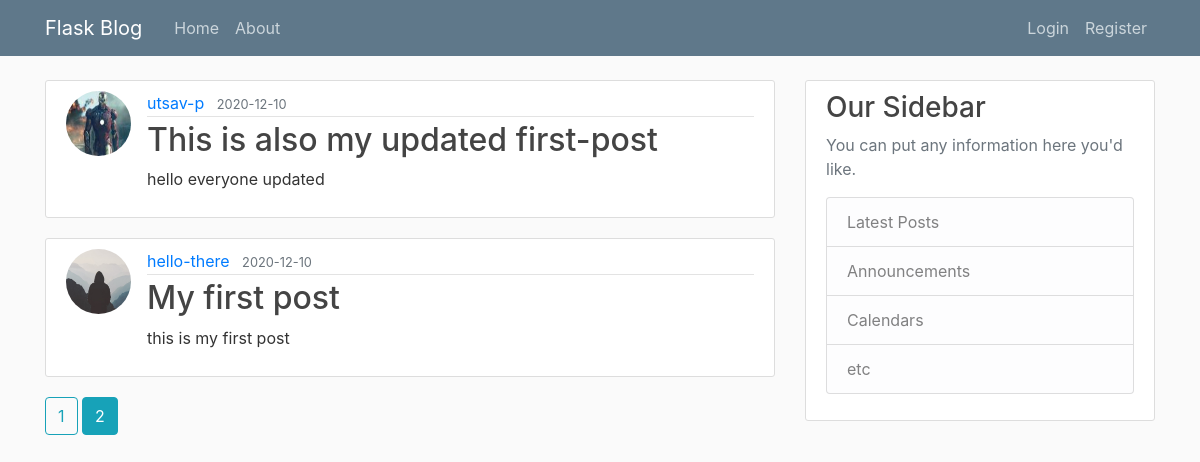
The page /home?page=2 on the database its author committed.
### flaskblog/models.py (models this page shows, shortened)
class Post(db.Model):
    id = db.Column(db.Integer, primary_key=True)
    title = db.Column(db.String(100), nullable=False)
    date_posted = db.Column(db.DateTime, nullable=False, default=datetime.utcnow)
    content = db.Column(db.Text, nullable=False)
    user_id = db.Column(db.Integer, db.ForeignKey('user.id'), nullable=False)

class User(db.Model, UserMixin):
    id = db.Column(db.Integer, primary_key=True)
    username = db.Column(db.String(20), unique=True, nullable=False)
    email = db.Column(db.String(120), unique=True, nullable=False)
    image_file = db.Column(db.String(20), nullable=False, default='default.jpg')
    password = db.Column(db.String(60), nullable=False)
    posts = db.relationship('Post', backref='author', lazy=True)

### flaskblog/routes.py (the view)
@app.route("/")
@app.route("/home")
def home():
    page = request.args.get('page', default=1, type=int)
    posts = Post.query.order_by(Post.date_posted.desc()).paginate(page=page, per_page=5)
    return render_template('home.html', posts=posts)

### flaskblog/templates/home.html (shortened to what this page needs)
{% extends "layout.html" %}
{% block content%}
    {% for post in posts.items %}
    <article class="media content-section">
      <img class="rounded-circle article-img" src="{{ url_for('static', filename = 'profile_pics/' + post.author.image_file) }}">
        <div class="media-body">
          <div class="article-metadata">
            <a class="mr-2" href="{{ url_for('user_posts', username=post.author.username) }}">{{ post.author.username }}</a>
            <small class="text-muted">{{ post.date_posted.strftime('%Y-%m-%d') }}</small>
          </div>
          <h2><a class="article-title" href="{{ url_for('post', post_id = post.id) }}">{{ post.title }}</a></h2>
          <p class="article-content">{{ post.content }}</p>
        </div>
    </article>
    {% endfor %}
    {% for page_num in posts.iter_pages(left_edge=1, right_edge=1, left_current=1, right_current=2) %}
    {% if page_num %}
         {% if posts.page == page_num %}
            <a class="btn btn-info mb-4" href="{{ url_for('home', page=page_num) }}">{{ page_num }}</a>
        {% else %}
            <a class="btn btn-outline-info mb-4" href="{{ url_for('home', page=page_num) }}">{{ page_num }}</a>
        {% endif %}
    {% endif %}
    {% endfor %}
{% endblock content%}

### flaskblog/static/main.css (style rules this page uses)
body { background: #fafafa; color: #333333; margin-top: 5rem; }
h1, h2, h3, h4, h5, h6 { color: #444444; }
.content-section { background: #ffffff; padding: 10px 20px; border: 1px solid #dddddd; border-radius: 3px; margin-bottom: 20px; }
.article-title { color: #444444; }
.article-content { white-space: pre-line; }
.article-img { height: 65px; width: 65px; margin-right: 16px; }
.article-metadata { padding-bottom: 1px; margin-bottom: 4px; border-bottom: 1px solid #e3e3e3 }

### rows shown on the page
Post: image_file (picture), author.username "utsav-p", date_posted "2020-12-10", title "This is also my updated first-post", content "hello everyone updated"
Post: image_file (placeholder picture), author.username "hello-there", date_posted "2020-12-10", title "My first post", content "this is my first post"

### other values the page prints
{{ page_num }} "1"
{{ page_num }} "2"
